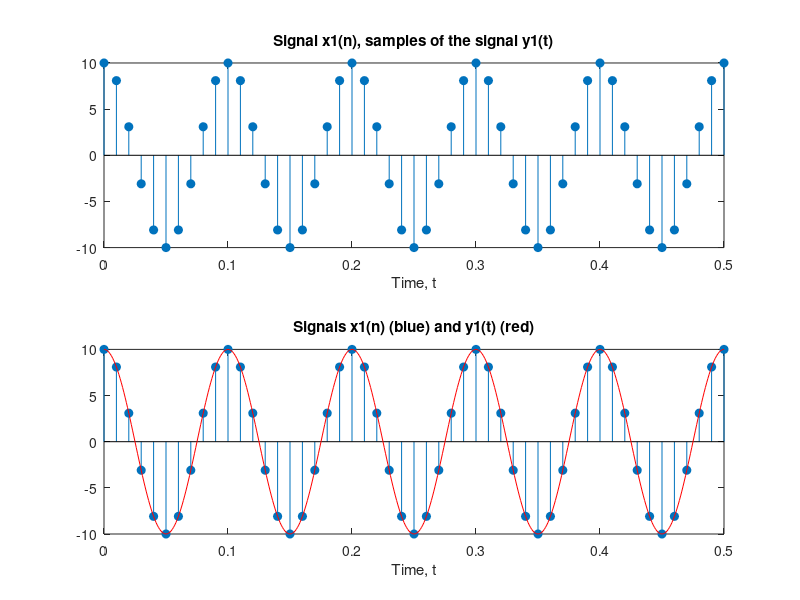
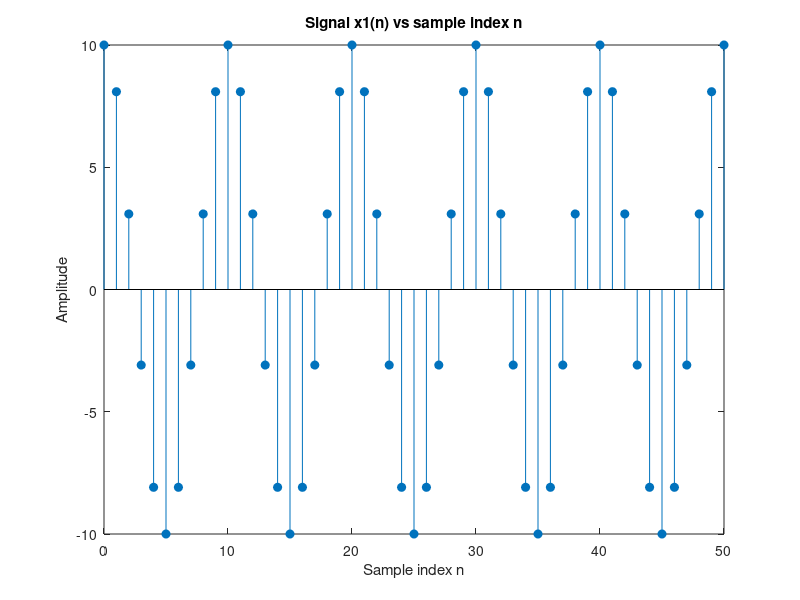

These charts were generated, in order, by the following MATLAB code:
T = 0.01; % sampling period. Sampling freq. = 1/T = 100 Hz.
nt = 0:T:0.5; % create samples of the time variable
x1 = 10*cos(20*pi*nt); % create a 10 Hz signal
t = 0:0.001:0.5; % this is an approximation of the continuous time
y1 = 10*cos(20*pi*t); % this represents the continuous-time signal
subplot(211);
stem(nt,x1, 'filled');
title('Signal x1(n), samples of the signal y1(t)');
xlabel('Time, t');
subplot(212);
stem(nt, x1, 'filled');
hold on;
plot(t, y1, 'r');
title('Signals x1(n) (blue) and y1(t) (red)');
xlabel('Time, t');
hold off;

%% Part a
L = length(x1);
fprintf("The length of x1 is %d\n", L);

%% Part b
n = 0:L-1;
figure;
stem(n, x1, 'filled');
title('Signal x1(n) vs sample index n');
xlabel('Sample index n');
ylabel('Amplitude');

%% Part c
N = 10; % 10 samples per period
fprintf("The period is %d samples\n", N);

%% Part d
f = N/(1/T); % normalized frequency = analog frequency / sampling frequency
fprintf("The normalized frequency is %.2f Hz\n", f);

%% Part e
fprintf("The relationship is: f = F/Fs = 10/100 = 0.1\n");

%% Part f
fprintf("The relationship between period N and normalized frequency f is: N = 1/f\n");
fprintf("With f = 0.1, N = 1/0.1 = 10 samples, which matches our observation\n");
